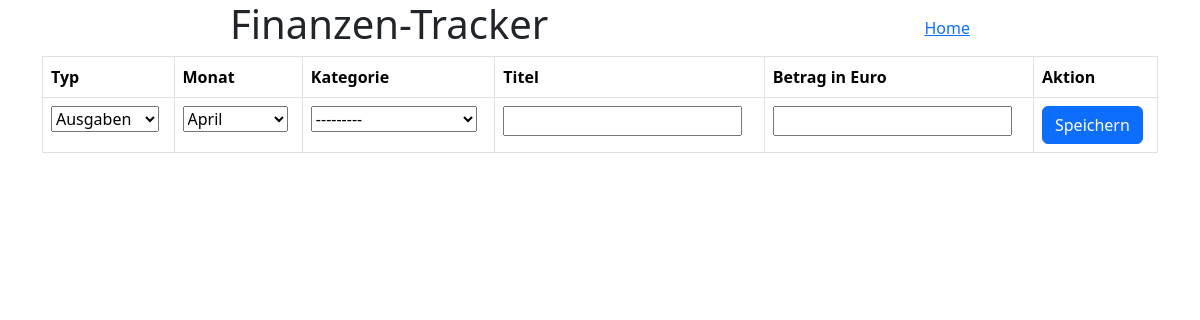
The page /month/4/ on the database as committed earlier.
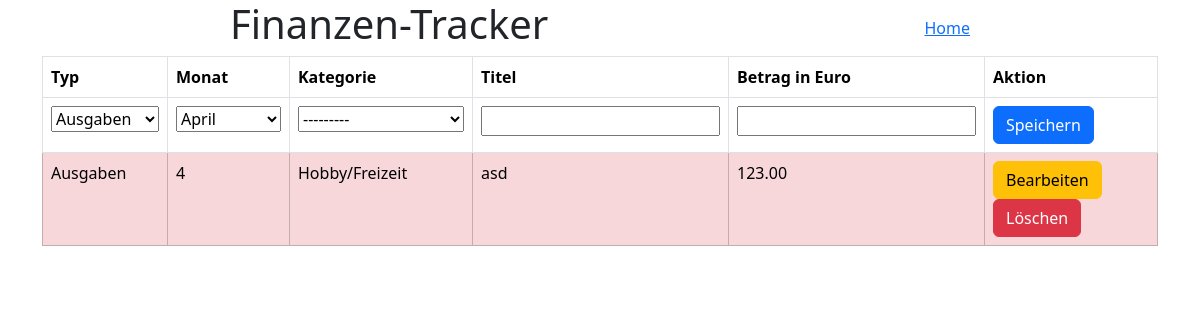
The same page on the database as committed later.
### ToDoApp/models.py (models this page shows, shortened)
class Ausgaben(models.Model):
    TYPE = (
        ('E', 'Einnahmen'),
        ('A', 'Ausgaben')
    )
    MONTHS = (
        (1, 'Januar'),
        (2, 'Februar'),
        (3, 'März'),
        (4, 'April'),
        (5, 'Mai'),
        (6, 'Juni'),
        (7, 'Juli'),
        (8, 'August'),
        (9, 'September'),
        (10, 'Oktober'),
        (11, 'November'),
        (12, 'Dezember'),
    )
    CATEGORYS = (
        ('W', 'Wohnen'),
        ('L', 'Leben'),
        ('H/F', 'Hobby/Freizeit'),
        ('M', 'Mobilität'),
        ('B', 'Bildung'),
        ('S/I', 'Sparen/Investieren'),
        ('S', 'Sonstiges')
    )
    type = models.CharField(
        max_length=1,
        choices=TYPE,
        default='A',
        help_text="Einnahme oder Ausgabe."
    )
    month = models.IntegerField(
        choices=MONTHS,
        default=MONTHS[datetime.now().month-1],
        help_text="Monat der Ausgabe."
    )
    category = models.CharField(
        max_length=10,
        choices=CATEGORYS,
        help_text="Kategorie der Ausgabe."
    )
    title = models.CharField(max_length=30, help_text="Bezeichnung der Ausgabe.")
    amount = models.DecimalField(max_digits=10, decimal_places=2, help_text="Betrag der Ausgabe.")

### ToDoApp/views.py (the view, shortened to what this page needs)
# urls.py: path("month/<int:month>/", views.ausgaben, name="ausgaben"),
def ausgaben(request, month):
    alleAusgaben = Ausgaben.objects.all()
    ausgabenMonth = alleAusgaben.filter(month=month)
    context = {}
    context["monat"] = month
    context["ausgaben"] = ausgabenMonth
    form = AusgabenForm(initial={"month": month})
    context["form"] = form
    return render(request, "ausgaben.html", context)

### ToDoApp/forms.py
class AusgabenForm(forms.ModelForm):
    class Meta:
        model = Ausgaben
        fields = '__all__'

### ToDoApp/templates/ausgaben.html (shortened to what this page needs)
{% extends "base.html" %}
{% block home %}
<a href="{% url 'ToDoApp:index' %}">Home</a>
{% endblock %}
{% block content %}
<form method="POST" action="{% url 'ToDoApp:ausgaben' monat %}">
    <table class="table table-bordered">
        <thead>
            <tr>
                <th>Typ</th>
                <th>Monat</th>
                <th>Kategorie</th>
                <th>Titel</th>
                <th>Betrag in Euro</th>
                <th>Aktion</th>
            </tr>
        </thead>
        <tbody>
            {% if not form.instance.id %}
            <tr>
                {%include 'save.html'%}
            </tr>
            {% endif %}
            {% for ausgabe in ausgaben %}
            <tr class="{% if ausgabe.type == 'A' %}table-danger{% elif ausgabe.type == 'E' %}table-success{% endif %}">
                {% if form.instance.id == ausgabe.id %}
                {% include 'save.html' %}
                {% else %}
                <td>{{ausgabe.get_type_display}}</td>
                <td>{{ausgabe.month}}</td>
                <td>{{ausgabe.get_category_display}}</td>
                <td>{{ausgabe.title}}</td>
                <td>{{ausgabe.amount}}</td>
                <td>
                    <button formnovalidate type="submit" class="btn btn-warning" name="edit" value="{{ausgabe.id}}">Bearbeiten</button>
                    <button formnovalidate type="submit" class="btn btn-danger" name="delete" value="{{ausgabe.id}}">Löschen</button>
                </td>
                {% endif %}
            </tr>
            {% endfor %}
        </tbody>
    </table>
</form>
{% endblock %}

Rows that differ between the two databases and show on the page:
added Ausgaben: type "Ausgaben", month "4", category "Hobby/Freizeit", title "asd", amount "123.00", {{ ausgabe.id }} 23 (drawn)
